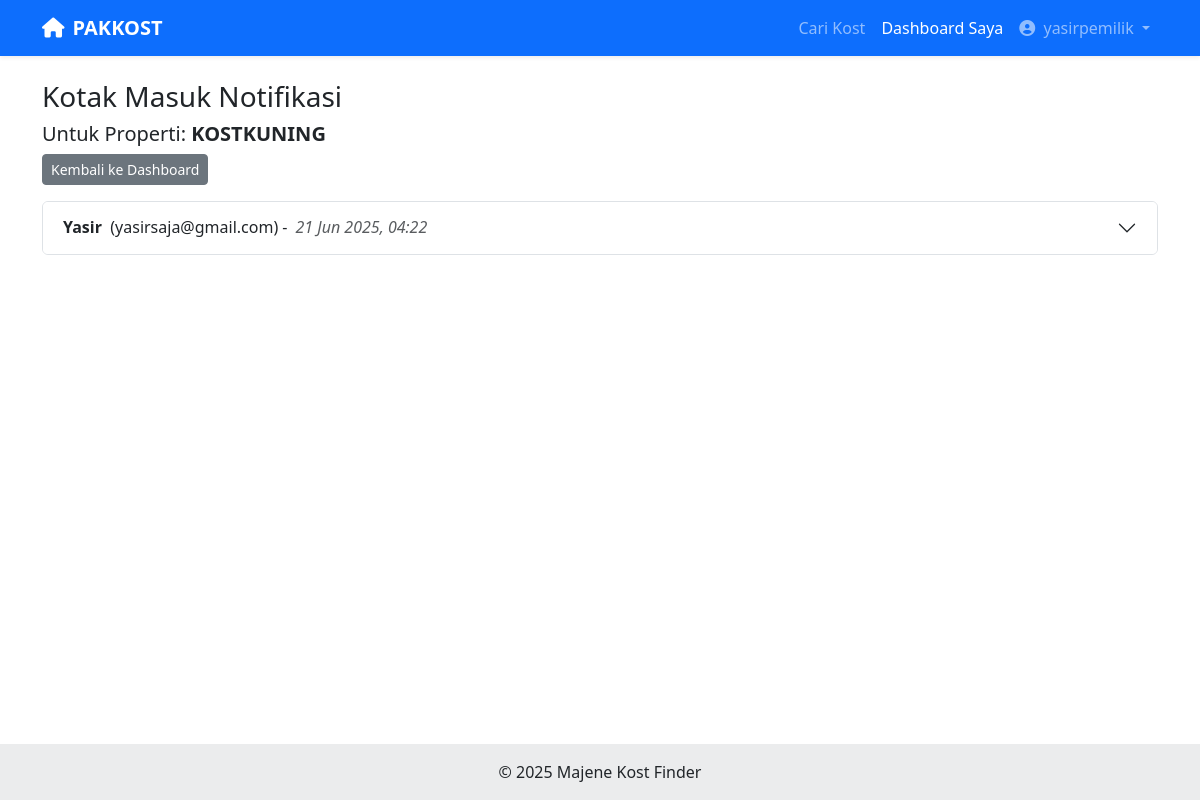
The page /pemilik/notifikasi.php?kost_id=1 (signed in) on the database its author committed.
### tables this page shows
CREATE TABLE `kosts` (
  `id` int NOT NULL,
  `user_id` int NOT NULL,
  `nama_kost` varchar(150) NOT NULL,
  `deskripsi` text,
  `tipe_kost` enum('putra','putri','campur') NOT NULL,
  `alamat` varchar(255) NOT NULL,
  `kelurahan` varchar(100) DEFAULT NULL,
  `latitude` varchar(50) DEFAULT NULL,
  `longitude` varchar(50) DEFAULT NULL,
  `harga_harian` int DEFAULT NULL,
  `harga_bulanan` int DEFAULT NULL,
  `harga_tahunan` int DEFAULT NULL,
  `ketersediaan_kamar` int DEFAULT '0',
  `jumlah_total_kamar` int NOT NULL DEFAULT '0',
  `created_at` timestamp NULL DEFAULT CURRENT_TIMESTAMP,
  `updated_at` timestamp NULL DEFAULT CURRENT_TIMESTAMP ON UPDATE CURRENT_TIMESTAMP
);

CREATE TABLE `inquiries` (
  `id` int NOT NULL,
  `kost_id` int NOT NULL,
  `nama_pengirim` varchar(100) NOT NULL,
  `email_pengirim` varchar(100) NOT NULL,
  `pertanyaan` text NOT NULL,
  `status` enum('baru','dibalas') DEFAULT 'baru',
  `created_at` timestamp NULL DEFAULT CURRENT_TIMESTAMP
);

### pemilik/auth_pemilik_check.php (called while the page is built, shortened)
<?php
$pemilik_id = $_SESSION['user_id'];
?>

### pemilik/notifikasi.php (the view, shortened to what this page needs)
<?php
require_once '../config/database.php';
require_once 'auth_pemilik_check.php';
$kost_id = (int)$_GET['kost_id'];
$stmt_check = $conn->prepare("SELECT nama_kost FROM kosts WHERE id = ? AND user_id = ?");
$stmt_check->bind_param("ii", $kost_id, $pemilik_id);
$stmt_check->execute();
$result_check = $stmt_check->get_result();
$kost = $result_check->fetch_assoc();
include '../includes/header.php';
?>
<h3>Kotak Masuk Notifikasi</h3>
<h5>Untuk Properti: <b><?php echo htmlspecialchars($kost['nama_kost']); ?></b></h5>
<a href="index.php" class="btn btn-sm btn-secondary mb-3">Kembali ke Dashboard</a>
<div class="accordion" id="accordionInquiries">
    <?php
    $stmt = $conn->prepare("SELECT * FROM inquiries WHERE kost_id = ? ORDER BY created_at DESC");
    $stmt->bind_param("i", $kost_id);
    $stmt->execute();
    $result = $stmt->get_result();
    if ($result->num_rows > 0):
        while($inquiry = $result->fetch_assoc()):
    ?>
    <div class="accordion-item">
        <h2 class="accordion-header" id="heading<?php echo $inquiry['id']; ?>">
            <button class="accordion-button collapsed" type="button" data-bs-toggle="collapse" data-bs-target="#collapse<?php echo $inquiry['id']; ?>">
                <b><?php echo htmlspecialchars($inquiry['nama_pengirim']); ?></b>&nbsp; (<?php echo htmlspecialchars($inquiry['email_pengirim']); ?>) -
                <span class="ms-2 fst-italic text-muted"><?php echo date('d M Y, H:i', strtotime($inquiry['created_at'])); ?></span>
            </button>
        </h2>
    </div>
    <?php
        endwhile;
    else:
    ?>
    <div class="alert alert-info">Belum ada pertanyaan atau notifikasi untuk kost ini.</div>
    <?php
    endif;
    ?>
</div>
<?php include '../includes/footer.php'; ?>

### rows shown on the page
kosts: nama_kost "KOSTKUNING"
inquiries: nama_pengirim "Yasir", email_pengirim "yasirsaja@gmail.com", created_at "21 Jun 2025, 04:22"

### other values the page prints
$_SESSION['username'] "yasirpemilik"
